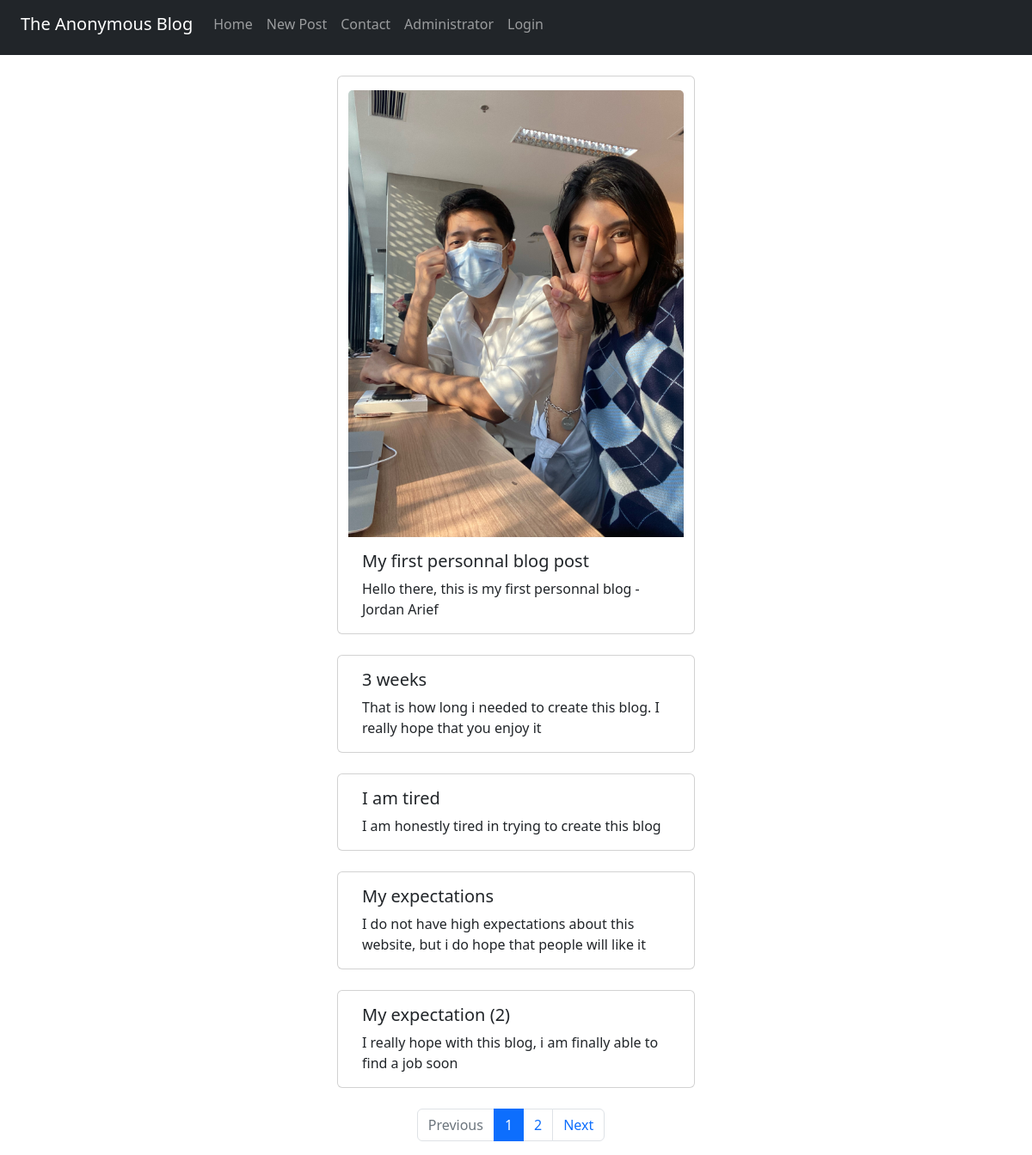
The page / on the database its author committed.
### content_app/models.py (models this page shows, shortened)
class Post(models.Model):
    title = models.CharField(max_length=150)
    content = models.TextField(max_length=300)
    photo = models.ImageField(upload_to = 'content', null = True, blank=True)

### content_app/views.py (the view)
# urls.py: path('', views.PostListView.as_view(), name='home-page'),
class PostListView(ListView):
    model = Post
    template_name = 'content_app/homepage.html'
    paginate_by= 5
    class Meta:
        ordering = ['id']

### content_app/templates/content_app/homepage.html (shortened to what this page needs)
{%extends 'main.html'%}
{%block content%}
    {% for post in object_list %}
    <br>
    <div class="card container d-flex justify-content-center" style="width: 26rem;">
        {% if post.photo %}
        <img src="{{post.photo.url}}" class="card-img-top mt-3" alt="#" style="height: 50%;">
        {% endif %}
        <div class="card-body">
          <h5 class="card-title">{{post.title}}</h5>
          <p class="card-text">{{post.content}}</p>
        </div>
      </div>
    {% endfor %}
    <div class="container-fluid d-flex mt-4 mb-3 justify-content-center pagination">
        {% if page_obj.has_previous %}
        <div class="page-item">
            <a href="?page={{page_obj.previous_page_number}}" class="page-link">Previous</a>
        </div>
        <!-- <div class="page-item">
            <a href="?page=1" class="page-link">1</a>
        </div> -->
        <div class="page-item">
            <a href="?page={{page_obj.previous_page_number}}" class="page-link">{{page_obj.previous_page_number}}</a>
        </div>
        {% else %}
        <div class="page-item">
            <a class="page-link disabled">Previous</a>
        </div>
        {% endif %}
        {% if page_obj.number %}
        <div class="page-item">
            <a href="" class="page-link active">{{page_obj.number}}</a>
        </div>
        {% endif %}
        {% if page_obj.has_next %}
        <div class="page-item">
            <a href="?page={{page_obj.next_page_number}}" class="page-link">{{page_obj.next_page_number}}</a>
        </div>
        <div class="page-item">
            <a href="?page={{page_obj.next_page_number}}" class="page-link">Next</a>
        </div>
        {% else %}
        <div class="page-item">
            <a href="" class="page-link disabled">Next</a>
        </div>
        {% endif %}
    </div>
{% endblock content %}

### content_app/templates/main.html (shortened to what this page needs)
{% load static %}
<!DOCTYPE html>
<html lang="en">
<head>
  <link href="https://cdn.jsdelivr.net/npm/bootstrap@5.2.0/dist/css/bootstrap.min.css" rel="stylesheet"
>
</head>
<body>
  <header>
    <nav class="navbar navbar-expand-sm navbar-dark bg-dark">
      <a href="{% url 'home-page' %}" class="nav-link">
        <h2 class="navbar-brand ms-4" height="20">The Anonymous Blog</h2>
      </a>
      <ul class="navbar-nav collapse navbar-collapse mb-2" id="navbarSupportedContent">
        <li class="navbar-item">
          <a href="{% url 'home-page' %}" class="nav-link">Home</a>
        </li>
        <li class="navbar-item">
          <a href="{% url 'create-content' %}" class="nav-link">New Post</a>
        </li>
        <li class="navbar-item">
          <a href="{% url 'contact-page' %}" class="nav-link">Contact</a>
        </li>
        <li class="navbar-item">
          <a href="{% url 'profile-page' %}" class="nav-link">Administrator</a>
        </li>
        {% if user.is_authenticated %}
        <li class="navbar-item d-flex justify-content-right">
          <a href="{% url 'logout-page' %}" class="nav-link ms-20">Logout </a>
        </li>
        {% else %}
        <li class="navbar-item">
          <a href="{% url 'login-page' %}" class="nav-link">Login</a>
        </li>
        {% endif %}
      </ul>
    </nav>
  </header>
  <main>
    {% block content %}
    {% endblock content %}
  </main>
</body>
</html>

### rows shown on the page
Post: photo (picture), title "My first personnal blog post", content "Hello there, this is my first personnal blog - Jordan Arief"
Post: title "3 weeks", content "That is how long i needed to create this blog. I really hope that you enjoy it"
Post: title "I am tired", content "I am honestly tired in trying to create this blog"
Post: title "My expectations", content "I do not have high expectations about this website, but i do hope that people will like it"
Post: title "My expectation (2)", content "I really hope with this blog, i am finally able to find a job soon"

### other values the page prints
{{ page_obj.number }} "1"
{{ page_obj.next_page_number }} "2"
